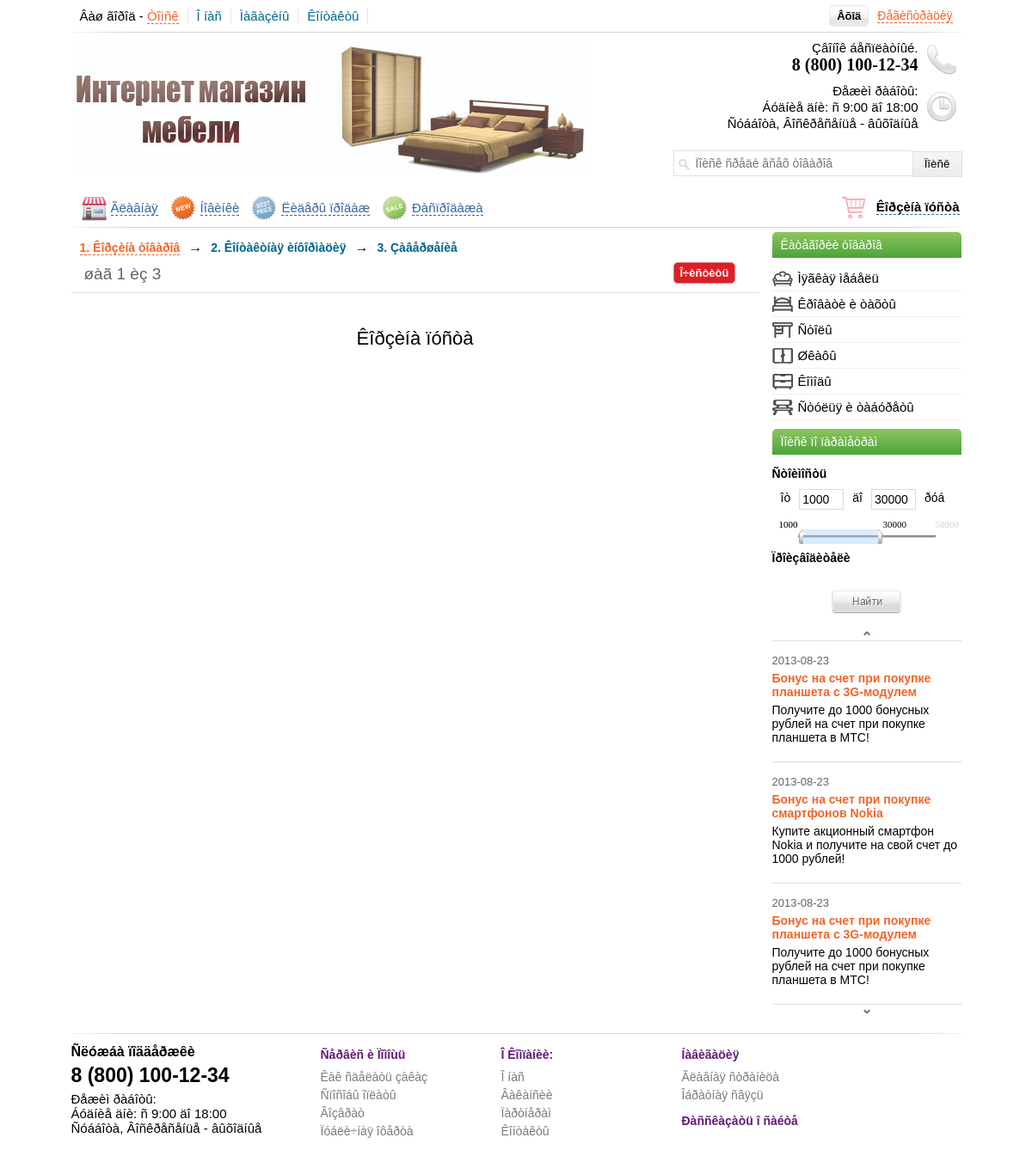
The app's page /cart.php with its own data.
### tables this page shows
CREATE TABLE IF NOT EXISTS `news` (
  `id` int(11) NOT NULL AUTO_INCREMENT,
  `title` varchar(255) NOT NULL,
  `text` text NOT NULL,
  `date` date NOT NULL,
  PRIMARY KEY (`id`)
);

### www/include/block-news.php (the view, shortened to what this page needs)
<div id="block-news">
    <center><img id="news-prev" src="/images/img-prev.png" /></center>
    <div id="newsticker">
        <ul>
        <?php
	       $result = mysql_query("SELECT * FROM news ORDER BY id DESC",$link);
            If (mysql_num_rows($result) > 0){
                $row = mysql_fetch_array($result);
                do{
                    echo '
                        <li>
                            <span>'.$row["date"].'</span>
                            <a href="" >'.$row["title"].'</a>
                            <p>'.$row["text"].'</p>
                        </li>
                    ';
                }
                while ($row = mysql_fetch_array($result));
            }
        ?>
        </ul>
    </div>
    <center><img id="news-next" src="/images/img-next.png" /></center>
</div>

### www/css/style.css (style rules this page uses)
#block-news { width: 220px; height: auto; margin-top: 15px; margin-bottom: 15px; }
#newsticker { width: 220px; border-top: 1px solid #DDDDDD; }
#newsticker p { font: 14px sans-serif; margin-top: 5px; margin-bottom: 5px; }
#newsticker li { border-bottom: 1px solid #DDDDDD; padding-top: 15px; padding-bottom: 15px; }
#newsticker a { color: #EF662B; font: bold 14px sans-serif; text-decoration: none; }
#newsticker span { font: 13px sans-serif; padding-bottom: 5px; color: #636363; display: block; }
#news-prev { margin-top: 5px; margin-bottom: 5px; cursor: pointer; }
#news-next { margin-top: 5px; margin-bottom: 5px; cursor: pointer; }

### records on screen
news: date "2013-08-23", title "Бонус на счет при покупке планшета с 3G-модулем", text "Получите до 1000 бонусных рублей на счет при покупке планшета в МТС!"
news: date "2013-08-23", title "Бонус на счет при покупке смартфонов Nokia", text "Купите акционный смартфон Nokia и получите на свой счет до 1000 рублей!"
